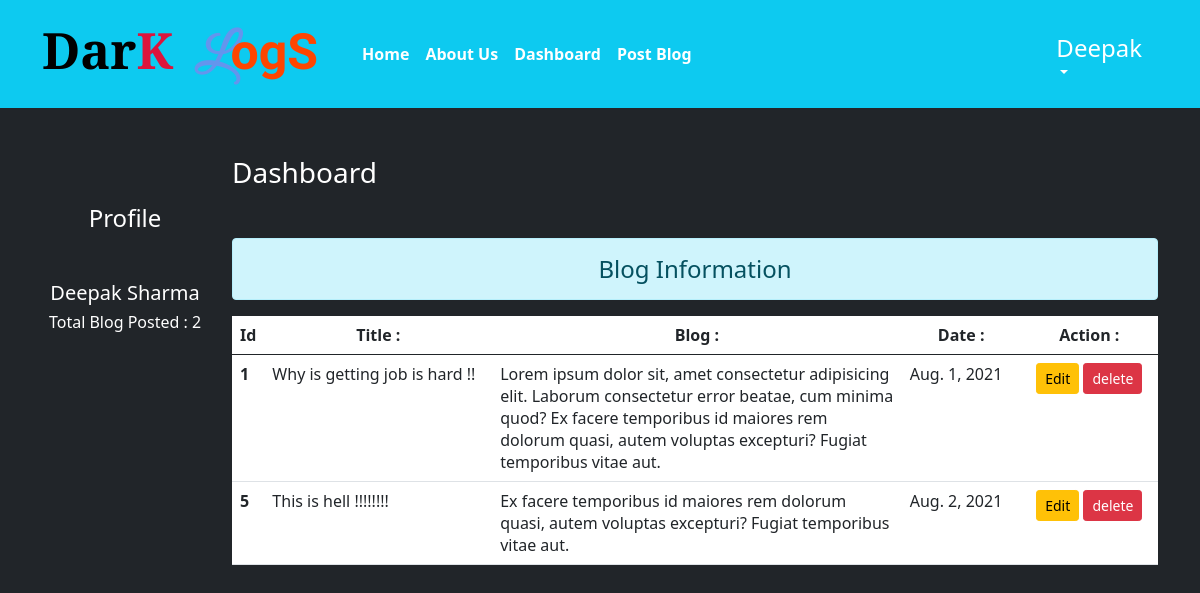
/blogs/ (signed in), run on the app's committed database.
### Blog/models.py (models this page shows, shortened)
class Post(models.Model):
    user = models.ForeignKey(User,on_delete=models.CASCADE)
    title = models.CharField(max_length=50)
    blog = models.TextField()
    date = models.DateField(auto_now_add=True)

### Blog/views.py (the view)
# urls.py: path('', views.dashboard, name = 'dashboard'),
def dashboard(request):
    if request.user.is_authenticated:
        blogs = Post.objects.filter(user=request.user)
        totalBlog = len(list(blogs))
        return render(request, 'dashboard.html' ,{'blogs':blogs,'totalBlog':totalBlog})
    else:
        return redirect('login')

### Blog/templates/dashboard.html (shortened to what this page needs)
{% extends 'base.html' %}
{% load static %}
    {% block side %}
		<div class = "col-sm-2 text-white my-5 text-center">
			<h4 class = "my-5"> Profile</h4>
			<h5>{{request.user.first_name}}  {{request.user.last_name}}</h5>
			<h6> Total Blog Posted : {{totalBlog}}</h6>
		</div>
    {% endblock side %}
    {% block content %}
	    <div class="col-sm-10">
    	    <h3 class="text-white my-5">Dashboard</h3>
            <h4 class = "text-center mt-3 alert alert-info">Blog Information</h4>
            {% if blogs %}
                <table class = "table table-hover bg-white">
                    <thead>
                        <tr class = 'text-center'>
                            <th scope ="col" style = "width : 2%">
                                Id
                            </th>
                            <th scope ="col" style = "width : 25%">
                                Title :
                            </th>
                            <th scope ="col" style = "width : 45%">
                                Blog :
                            </th>
                            <th scope ="col" style = "width : 13%">
                                Date :
                            </th>
                            <th scope ="col" style = "width : 15%">
                                Action :
                            </th>
                        </tr>
                    </thead>
                    <tbody>
                        {% for blog in blogs  %}
                            <tr>
                                <th scope = " row">{{ blog.id}}</th>
                                <td>{{blog.title}}</td>
                                <td>{{blog.blog}}</td>
                                <td>{{blog.date}}</td>
                                <td class = "text-center ">
                                    <a href="{% url 'updateblog' blog.id %}" class="btn btn-warning btn-sm">Edit</a>
                                        <form action="{% url 'delete' blog.id %}" method="post" class="d-inline">
                                            <input type="submit" value="delete" class="btn btn-danger btn-sm">
                                        </form>
                                </td>
                            </tr>
                        {% endfor %}
                    </tbody>
                </table>
            {% else %}
                <h4 class = "text-center alert alert-warning">No Records</h4>
            {% endif %}
      	</div>
    {% endblock content %}

### user/templates/base.html (shortened to what this page needs)
<html lang="en">
    {% load static %}
    <head>
        <link href="https://cdn.jsdelivr.net/npm/bootstrap@5.0.0-beta1/dist/css/bootstrap.min.css" rel="stylesheet">
        <link rel="stylesheet" href="https://use.fontawesome.com/releases/v5.3.1/css/all.css">
        <link rel="stylesheet" href="{% static 'css/style.css' %}" >
    </head>
    <body class=" h-100 text-white bg-dark">
        <nav class="navbar navbar-expand-lg navbar-dark bg-info ">
            <div class="container">
                <a class="navbar-brand" href="/"><b><span class = "brand-dar">Dar</span><span class="brand-k">K </span><span class="brand-l">&nbsp;L</span><span class="brand-ogs">ogS</span></b></a>
                <div class="collapse navbar-collapse" id="navbarSupportedContent">
                    <ul class="navbar-nav me-auto mb-2 mb-lg-0">
                        <li class="nav-item">
                            <a class="nav-link active" aria-current="page" href="/"><b>Home</b></a>
                        </li>
                        <li class="nav-item">
                            <a class="nav-link active" aria-current="page" href="{% url 'about' %}"><b>About Us</b> </a>
                        </li>
                        <li class="nav-item">
                            <a class="nav-link active" aria-current="page" href="{% url 'dashboard' %}"><b>Dashboard</b></a>
                        </li>
                        {% if request.user.is_authenticated %}
                            <li class = "nav-item">
                                <a href="{% url 'addblog' %}" class="nav-link active" aria-current="page" > <b>Post Blog</b></a>
                            </li>
                        {% endif %}
                    </ul>
                    <div>
                        <ul class="navbar-nav me-auto mb-2 mb-lg-0">
                            {% if request.user.is_authenticated %}
                                <li class="nav-item dropdown mx-2">
                                    <a class="nav-link dropdown-toggle text-white" href="#" id="profileDropdown" role="button" data-bs-toggle="dropdown" aria-expanded="false">
                                        <h4>{{request.user|capfirst}}</h4>
                                    </a>
                                </li>
                            {% endif %}
                        </ul>
                    </div>
                </div>
            </div>
        </nav>
        <div class="container">
            <div class="row">
                {% block side %}
                {% endblock side %}
                {% block content %}
                {% endblock content %}
            </div>
        </div>
    </body>
</html>

### user/static/css/style.css (style rules this page uses)
.brand-k { font-family: 'Zilla Slab Highlight', cursive; font-size: 50px; color:crimson; }
.brand-dar { font-family: 'Zilla Slab Highlight', cursive; font-size: 50px; color:black; }
.brand-l { font-family: 'Great Vibes', cursive; font-size: 50px; color: cornflowerblue; }
.brand-ogs { font-family: 'Marck Script', cursive; font-size: 50px; color:orangered; }
.collapse { margin-left: 20px; }

### data on the page
Post: id "1", title "Why is getting job is hard !!", blog "Lorem ipsum dolor sit, amet consectetur adipisicing elit. Laborum consectetur error beatae, cum minima quod? Ex facere temporibus id maiores rem dolorum quasi, autem voluptas excepturi? Fugiat temporibus vitae aut.", date "Aug. 1, 2021"
Post: id "5", title "This is hell !!!!!!!!", blog "Ex facere temporibus id maiores rem dolorum quasi, autem voluptas excepturi? Fugiat temporibus vitae aut.", date "Aug. 2, 2021"

### other printed values
{{ request.user|capfirst }} "Deepak"
{{ request.user.first_name }} "Deepak"
{{ request.user.last_name }} "Sharma"
{{ totalBlog }} "2"
